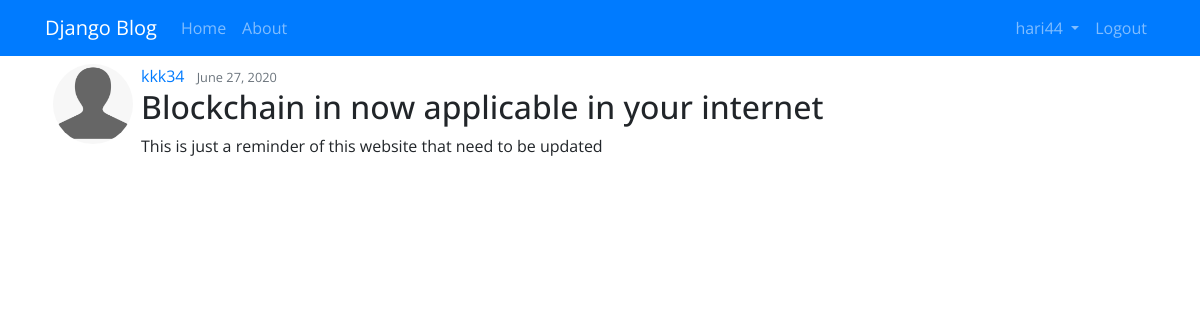
The app's page /post/9/ (signed in) with its own data.
### blog/models.py (models this page shows, shortened)
class Post(models.Model):
    title=models.CharField(max_length=100)
    content=models.TextField()
    date_posted=models.DateTimeField(default=timezone.now)
    author=models.ForeignKey(User,on_delete=models.CASCADE)
    class Meta:
        ordering=['-title']

### users/models.py (models this page shows, shortened)
class Profile(models.Model):
    user=models.OneToOneField(User,on_delete=models.CASCADE)
    image=models.ImageField(default='default.png',upload_to='profile_pics')

### blog/views.py (the view)
# urls.py: path('post/<int:pk>/',PostDetailView.as_view(), name="blog-detail"),
class PostDetailView(objectViewedMixin ,DetailView):
    model = Post

### analytics/mixins.py (called while the page is built)
    def get_context_data(self,*arg,**kwargs):
        context=super(objectViewedMixin,self).get_context_data(*arg,**kwargs)
        request=self.request
        instance=context.get('object')
        if instance:
            object_viewed_signal.send(instance.__class__,instance=instance,request=request)
        return context

### analytics/models.py (called while the page is built)
def object_viewed_receiver(sender,instance,request,*args,**kwargs):
    c_type=ContentType.objects.get_for_model(sender)
    new_view_obj=objectViewed.objects.create(
        user=request.user,
        content_type=c_type,
        object_id=instance.id
    )

### blog/templates/blog/post_detail.html (shortened to what this page needs)
{% extends 'blog/base.html' %}
{% block content %}
        <article class="media content-section m-2">
        <img src="{{ object.author.profile.image.url }}" alt="!!" class="img-responsive rounded-circle mr-2" style="height:80px; width:80px;">
            <div class="media-body">
                <div class="article-metadata">
                    <a  class="mr-2" href="{% url 'profile' %}"> {{object.author}} </a>
                    <small class="text-muted"> {{object.date_posted|date:"F d, Y"}} </small>
                </div>
                <h2 class="artical-title"> {{object.title}}</h2>
                <p class="artical-content"> {{object.content}} </p>
            </div>
        </article>
    {% endblock content %}

### blog/templates/blog/base.html (shortened to what this page needs)
<!doctype html>
{% load static %}
<html lang="en">
  <head>
    <link rel="stylesheet" href="https://stackpath.bootstrapcdn.com/bootstrap/4.5.0/css/bootstrap.min.css">
    <link rel="stylesheet" href="{% static 'blog/base.css' %}">
  </head>
  <body>
    <header>
        <nav class="navbar sticky-top navbar-expand-lg navbar-dark bg-primary">
          <div class="container">
            <a class="navbar-brand" href=" {% url 'blog-home' %} ">Django Blog</a>
                <div class="collapse navbar-collapse" id="navbarSupportedContent">
                    <div class="navbar-nav mr-auto">
                        <a class="nav-link" href=" {% url 'blog-home' %} ">Home <span class="sr-only">(current)</span></a>
                        <a class="nav-link" href="{% url 'blog-about' %}">About</a>
                    </div>
                    <div class="navbar-nav">
                      {% if user.is_authenticated %}
                        <li class="nav-item dropdown">
                          <a class="nav-link dropdown-toggle" href="#" id="navbarDropdown" role="button" data-toggle="dropdown" aria-haspopup="true" aria-expanded="false">
                            {{user.username}}
                          </a>
                        </li>
                        <a class="nav-link" href="{% url 'logout' %}">Logout</a>
                      {% else %}
                        <a class="nav-link" href="{% url 'login' %}">LogIn</a>
                        <a class="nav-link" href="{% url 'register' %}">Register</a>
                      {% endif %}
                  </div>
                </div>
              </div>
        </nav>
    </header>
    <div class="container">
        {% block content %}
        {% endblock content %}
    </div>
  </body>
</html>

### blog/static/blog/base.css (style rules this page uses)
body { font-family: 'Open Sans', sans-serif; }
nav { position: sticky; }

### records on screen
Post: author.profile.image (placeholder picture), author "kkk34", date_posted "June 27, 2020", title "Blockchain in now applicable in your internet", content "This is just a reminder of this website that need to be updated"

### other values on screen
{{ user.username }} "hari44"
